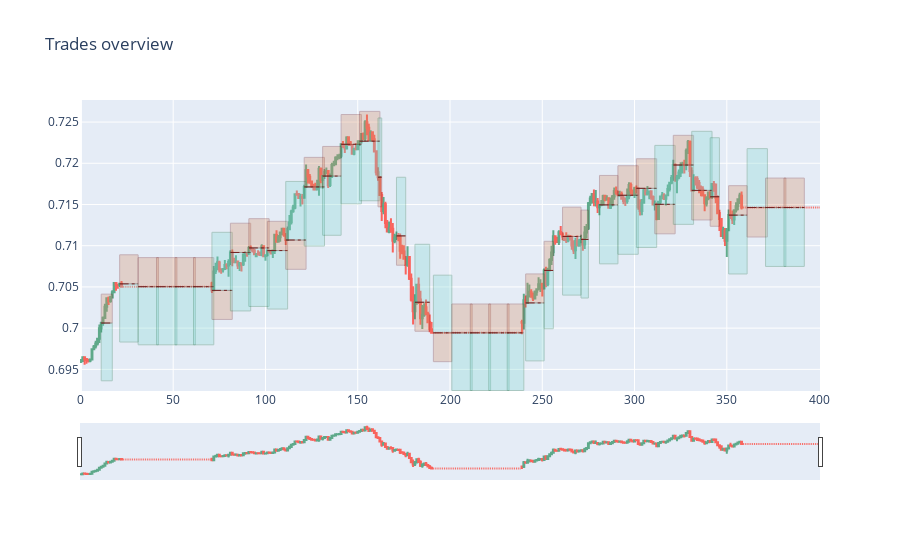

Notebook code cell kept with this figure:
### Code cell
import tensorflow as tf

def normalize(inp):
    A = [i*i for i in inp]
    v = (sum(A))**(0.5)
    A = [i / v for i in inp]
    return A
nn=BACKTEST()
nn.data=np.array(pd.read_csv('/content/drive/MyDrive/seminar_data/AUD_CHF.csv',usecols=[1,2,3,4]))
nn.tick()



nn.leverage=500
nn.break_index=10
for j in range(0,40):
    gathered_data=[]
    look=[]
    for i in range(0,10):
        gathered_data.append(nn.ohlc[3])
        nn.tick()


    normalized_data = normalize(gathered_data)
    prediction_data=[normalized_data,normalized_data]

    A = [i * i for i in gathered_data]  # denormalization of data
    deNorm = (sum(A)) ** (0.5)  # denormalization of data

    pred = tf.keras.models.load_model('/content/drive/MyDrive/seminar_data/mean_direction')
    prediction=np.array(pred(np.array(prediction_data[0:1])))[0][0]*deNorm


    richt_preis=nn.ohlc[3]

    risk=0.01

    if richt_preis< prediction:
        tp = richt_preis * (1 + risk)
        sl = richt_preis * (1 - risk/2)
        nn.MakeOrder('BUY',tp,sl)
    elif richt_preis>prediction:
        tp = richt_preis * (1 - risk)
        sl = richt_preis * (1 + risk/2)
        nn.MakeOrder('SELL',tp,sl)

nn.draw_data=pd.read_csv('/content/drive/MyDrive/seminar_data/AUD_CHF.csv',usecols=[1,2,3,4])
nn.visualize()

### Figure 1 — Plotly figure (JSON) as saved in the notebook; plotly's stock layout.template omitted (floating-point values rounded to 4 significant figures; data arrays with more than 128 entries replaced by an {"elided": "..."} marker saying what was removed)
{"data": [{"close": {"elided": "401 float values"}, "high": {"elided": "401 float values"}, "low": {"elided": "401 float values"}, "name": "price", "opacity": 0.8, "open": {"elided": "401 float values"}, "type": "candlestick"}], "layout": {"shapes": [{"fillcolor": "#80D9D3", "line": {"color": "#22754B", "width": 1}, "opacity": 0.3, "type": "rect", "x0": 11, "x1": 17, "xref": "x", "y0": 0.7006, "y1": 0.6936, "yref": "y"}, {"fillcolor": "#D78E65", "line": {"color": "#752222", "width": 1}, "opacity": 0.3, "type": "rect", "x0": 11, "x1": 17, "xref": "x", "y0": 0.7006, "y1": 0.7041, "yref": "y"}, {"line": {"color": "#752222", "dash": "dashdot", "width": 1}, "type": "line", "x0": 11, "x1": 17, "xref": "x", "y0": 0.7006, "y1": 0.7006, "yref": "y"}, {"fillcolor": "#80D9D3", "line": {"color": "#22754B", "width": 1}, "opacity": 0.3, "type": "rect", "x0": 21, "x1": 31, "xref": "x", "y0": 0.7054, "y1": 0.6983, "yref": "y"}, {"fillcolor": "#D78E65", "line": {"color": "#752222", "width": 1}, "opacity": 0.3, "type": "rect", "x0": 21, "x1": 31, "xref": "x", "y0": 0.7054, "y1": 0.7089, "yref": "y"}, {"line": {"color": "#752222", "dash": "dashdot", "width": 1}, "type": "line", "x0": 21, "x1": 31, "xref": "x", "y0": 0.7054, "y1": 0.7054, "yref": "y"}, {"fillcolor": "#80D9D3", "line": {"color": "#22754B", "width": 1}, "opacity": 0.3, "type": "rect", "x0": 31, "x1": 42, "xref": "x", "y0": 0.705, "y1": 0.698, "yref": "y"}, {"fillcolor": "#D78E65", "line": {"color": "#752222", "width": 1}, "opacity": 0.3, "type": "rect", "x0": 31, "x1": 42, "xref": "x", "y0": 0.705, "y1": 0.7086, "yref": "y"}, {"line": {"color": "#752222", "dash": "dashdot", "width": 1}, "type": "line", "x0": 31, "x1": 42, "xref": "x", "y0": 0.705, "y1": 0.705, "yref": "y"}, {"fillcolor": "#80D9D3", "line": {"color": "#22754B", "width": 1}, "opacity": 0.3, "type": "rect", "x0": 41, "x1": 52, "xref": "x", "y0": 0.705, "y1": 0.698, "yref": "y"}, {"fillcolor": "#D78E65", "line": {"color": "#752222", "width": 1}, "opacity": 0.3, "type": "rect", "x0": 41, "x1": 52, "xref": "x", "y0": 0.705, "y1": 0.7086, "yref": "y"}, {"line": {"color": "#752222", "dash": "dashdot", "width": 1}, "type": "line", "x0": 41, "x1": 52, "xref": "x", "y0": 0.705, "y1": 0.705, "yref": "y"}, {"fillcolor": "#80D9D3", "line": {"color": "#22754B", "width": 1}, "opacity": 0.3, "type": "rect", "x0": 51, "x1": 62, "xref": "x", "y0": 0.705, "y1": 0.698, "yref": "y"}, {"fillcolor": "#D78E65", "line": {"color": "#752222", "width": 1}, "opacity": 0.3, "type": "rect", "x0": 51, "x1": 62, "xref": "x", "y0": 0.705, "y1": 0.7086, "yref": "y"}, {"line": {"color": "#752222", "dash": "dashdot", "width": 1}, "type": "line", "x0": 51, "x1": 62, "xref": "x", "y0": 0.705, "y1": 0.705, "yref": "y"}, {"fillcolor": "#80D9D3", "line": {"color": "#22754B", "width": 1}, "opacity": 0.3, "type": "rect", "x0": 61, "x1": 72, "xref": "x", "y0": 0.705, "y1": 0.698, "yref": "y"}, {"fillcolor": "#D78E65", "line": {"color": "#752222", "width": 1}, "opacity": 0.3, "type": "rect", "x0": 61, "x1": 72, "xref": "x", "y0": 0.705, "y1": 0.7086, "yref": "y"}, {"line": {"color": "#752222", "dash": "dashdot", "width": 1}, "type": "line", "x0": 61, "x1": 72, "xref": "x", "y0": 0.705, "y1": 0.705, "yref": "y"}, {"fillcolor": "#80D9D3", "line": {"color": "#22754B", "width": 1}, "opacity": 0.3, "type": "rect", "x0": 71, "x1": 82, "xref": "x", "y0": 0.7116, "y1": 0.7046, "yref": "y"}, {"fillcolor": "#D78E65", "line": {"color": "#752222", "width": 1}, "opacity": 0.3, "type": "rect", "x0": 71, "x1": 82, "xref": "x", "y0": 0.7011, "y1": 0.7046, "yref": "y"}, {"line": {"color": "#752222", "dash": "dashdot", "width": 1}, "type": "line", "x0": 71, "x1": 82, "xref": "x", "y0": 0.7046, "y1": 0.7046, "yref": "y"}, {"fillcolor": "#80D9D3", "line": {"color": "#22754B", "width": 1}, "opacity": 0.3, "type": "rect", "x0": 81, "x1": 92, "xref": "x", "y0": 0.7092, "y1": 0.7021, "yref": "y"}, {"fillcolor": "#D78E65", "line": {"color": "#752222", "width": 1}, "opacity": 0.3, "type": "rect", "x0": 81, "x1": 92, "xref": "x", "y0": 0.7092, "y1": 0.7127, "yref": "y"}, {"line": {"color": "#752222", "dash": "dashdot", "width": 1}, "type": "line", "x0": 81, "x1": 92, "xref": "x", "y0": 0.7092, "y1": 0.7092, "yref": "y"}, {"fillcolor": "#80D9D3", "line": {"color": "#22754B", "width": 1}, "opacity": 0.3, "type": "rect", "x0": 91, "x1": 102, "xref": "x", "y0": 0.7097, "y1": 0.7026, "yref": "y"}, {"fillcolor": "#D78E65", "line": {"color": "#752222", "width": 1}, "opacity": 0.3, "type": "rect", "x0": 91, "x1": 102, "xref": "x", "y0": 0.7097, "y1": 0.7133, "yref": "y"}, {"line": {"color": "#752222", "dash": "dashdot", "width": 1}, "type": "line", "x0": 91, "x1": 102, "xref": "x", "y0": 0.7097, "y1": 0.7097, "yref": "y"}, {"fillcolor": "#80D9D3", "line": {"color": "#22754B", "width": 1}, "opacity": 0.3, "type": "rect", "x0": 101, "x1": 112, "xref": "x", "y0": 0.7094, "y1": 0.7023, "yref": "y"}, {"fillcolor": "#D78E65", "line": {"color": "#752222", "width": 1}, "opacity": 0.3, "type": "rect", "x0": 101, "x1": 112, "xref": "x", "y0": 0.7094, "y1": 0.713, "yref": "y"}, {"line": {"color": "#752222", "dash": "dashdot", "width": 1}, "type": "line", "x0": 101, "x1": 112, "xref": "x", "y0": 0.7094, "y1": 0.7094, "yref": "y"}, {"fillcolor": "#80D9D3", "line": {"color": "#22754B", "width": 1}, "opacity": 0.3, "type": "rect", "x0": 111, "x1": 122, "xref": "x", "y0": 0.7178, "y1": 0.7107, "yref": "y"}, {"fillcolor": "#D78E65", "line": {"color": "#752222", "width": 1}, "opacity": 0.3, "type": "rect", "x0": 111, "x1": 122, "xref": "x", "y0": 0.7071, "y1": 0.7107, "yref": "y"}, {"line": {"color": "#752222", "dash": "dashdot", "width": 1}, "type": "line", "x0": 111, "x1": 122, "xref": "x", "y0": 0.7107, "y1": 0.7107, "yref": "y"}, {"fillcolor": "#80D9D3", "line": {"color": "#22754B", "width": 1}, "opacity": 0.3, "type": "rect", "x0": 121, "x1": 132, "xref": "x", "y0": 0.7171, "y1": 0.71, "yref": "y"}, {"fillcolor": "#D78E65", "line": {"color": "#752222", "width": 1}, "opacity": 0.3, "type": "rect", "x0": 121, "x1": 132, "xref": "x", "y0": 0.7171, "y1": 0.7207, "yref": "y"}, {"line": {"color": "#752222", "dash": "dashdot", "width": 1}, "type": "line", "x0": 121, "x1": 132, "xref": "x", "y0": 0.7171, "y1": 0.7171, "yref": "y"}, {"fillcolor": "#80D9D3", "line": {"color": "#22754B", "width": 1}, "opacity": 0.3, "type": "rect", "x0": 131, "x1": 141, "xref": "x", "y0": 0.7185, "y1": 0.7113, "yref": "y"}, {"fillcolor": "#D78E65", "line": {"color": "#752222", "width": 1}, "opacity": 0.3, "type": "rect", "x0": 131, "x1": 141, "xref": "x", "y0": 0.7185, "y1": 0.722, "yref": "y"}, {"line": {"color": "#752222", "dash": "dashdot", "width": 1}, "type": "line", "x0": 131, "x1": 141, "xref": "x", "y0": 0.7185, "y1": 0.7185, "yref": "y"}, {"fillcolor": "#80D9D3", "line": {"color": "#22754B", "width": 1}, "opacity": 0.3, "type": "rect", "x0": 141, "x1": 152, "xref": "x", "y0": 0.7223, "y1": 0.7151, "yref": "y"}, {"fillcolor": "#D78E65", "line": {"color": "#752222", "width": 1}, "opacity": 0.3, "type": "rect", "x0": 141, "x1": 152, "xref": "x", "y0": 0.7223, "y1": 0.7259, "yref": "y"}, {"line": {"color": "#752222", "dash": "dashdot", "width": 1}, "type": "line", "x0": 141, "x1": 152, "xref": "x", "y0": 0.7223, "y1": 0.7223, "yref": "y"}, {"fillcolor": "#80D9D3", "line": {"color": "#22754B", "width": 1}, "opacity": 0.3, "type": "rect", "x0": 151, "x1": 162, "xref": "x", "y0": 0.7227, "y1": 0.7155, "yref": "y"}, {"fillcolor": "#D78E65", "line": {"color": "#752222", "width": 1}, "opacity": 0.3, "type": "rect", "x0": 151, "x1": 162, "xref": "x", "y0": 0.7227, "y1": 0.7263, "yref": "y"}, {"line": {"color": "#752222", "dash": "dashdot", "width": 1}, "type": "line", "x0": 151, "x1": 162, "xref": "x", "y0": 0.7227, "y1": 0.7227, "yref": "y"}, {"fillcolor": "#80D9D3", "line": {"color": "#22754B", "width": 1}, "opacity": 0.3, "type": "rect", "x0": 161, "x1": 163, "xref": "x", "y0": 0.7255, "y1": 0.7183, "yref": "y"}, {"fillcolor": "#D78E65", "line": {"color": "#752222", "width": 1}, "opacity": 0.3, "type": "rect", "x0": 161, "x1": 163, "xref": "x", "y0": 0.7147, "y1": 0.7183, "yref": "y"}, {"line": {"color": "#752222", "dash": "dashdot", "width": 1}, "type": "line", "x0": 161, "x1": 163, "xref": "x", "y0": 0.7183, "y1": 0.7183, "yref": "y"}, {"fillcolor": "#80D9D3", "line": {"color": "#22754B", "width": 1}, "opacity": 0.3, "type": "rect", "x0": 171, "x1": 176, "xref": "x", "y0": 0.7183, "y1": 0.7112, "yref": "y"}, {"fillcolor": "#D78E65", "line": {"color": "#752222", "width": 1}, "opacity": 0.3, "type": "rect", "x0": 171, "x1": 176, "xref": "x", "y0": 0.7076, "y1": 0.7112, "yref": "y"}, {"line": {"color": "#752222", "dash": "dashdot", "width": 1}, "type": "line", "x0": 171, "x1": 176, "xref": "x", "y0": 0.7112, "y1": 0.7112, "yref": "y"}, {"fillcolor": "#80D9D3", "line": {"color": "#22754B", "width": 1}, "opacity": 0.3, "type": "rect", "x0": 181, "x1": 189, "xref": "x", "y0": 0.7102, "y1": 0.7031, "yref": "y"}, {"fillcolor": "#D78E65", "line": {"color": "#752222", "width": 1}, "opacity": 0.3, "type": "rect", "x0": 181, "x1": 189, "xref": "x", "y0": 0.6996, "y1": 0.7031, "yref": "y"}, {"line": {"color": "#752222", "dash": "dashdot", "width": 1}, "type": "line", "x0": 181, "x1": 189, "xref": "x", "y0": 0.7031, "y1": 0.7031, "yref": "y"}, {"fillcolor": "#80D9D3", "line": {"color": "#22754B", "width": 1}, "opacity": 0.3, "type": "rect", "x0": 191, "x1": 201, "xref": "x", "y0": 0.7064, "y1": 0.6994, "yref": "y"}, {"fillcolor": "#D78E65", "line": {"color": "#752222", "width": 1}, "opacity": 0.3, "type": "rect", "x0": 191, "x1": 201, "xref": "x", "y0": 0.6959, "y1": 0.6994, "yref": "y"}, {"line": {"color": "#752222", "dash": "dashdot", "width": 1}, "type": "line", "x0": 191, "x1": 201, "xref": "x", "y0": 0.6994, "y1": 0.6994, "yref": "y"}, {"fillcolor": "#80D9D3", "line": {"color": "#22754B", "width": 1}, "opacity": 0.3, "type": "rect", "x0": 201, "x1": 212, "xref": "x", "y0": 0.6994, "y1": 0.6924, "yref": "y"}, {"fillcolor": "#D78E65", "line": {"color": "#752222", "width": 1}, "opacity": 0.3, "type": "rect", "x0": 201, "x1": 212, "xref": "x", "y0": 0.6994, "y1": 0.7029, "yref": "y"}, {"line": {"color": "#752222", "dash": "dashdot", "width": 1}, "type": "line", "x0": 201, "x1": 212, "xref": "x", "y0": 0.6994, "y1": 0.6994, "yref": "y"}, {"fillcolor": "#80D9D3", "line": {"color": "#22754B", "width": 1}, "opacity": 0.3, "type": "rect", "x0": 211, "x1": 222, "xref": "x", "y0": 0.6994, "y1": 0.6924, "yref": "y"}, {"fillcolor": "#D78E65", "line": {"color": "#752222", "width": 1}, "opacity": 0.3, "type": "rect", "x0": 211, "x1": 222, "xref": "x", "y0": 0.6994, "y1": 0.7029, "yref": "y"}, {"line": {"color": "#752222", "dash": "dashdot", "width": 1}, "type": "line", "x0": 211, "x1": 222, "xref": "x", "y0": 0.6994, "y1": 0.6994, "yref": "y"}, {"fillcolor": "#80D9D3", "line": {"color": "#22754B", "width": 1}, "opacity": 0.3, "type": "rect", "x0": 221, "x1": 232, "xref": "x", "y0": 0.6994, "y1": 0.6924, "yref": "y"}, {"fillcolor": "#D78E65", "line": {"color": "#752222", "width": 1}, "opacity": 0.3, "type": "rect", "x0": 221, "x1": 232, "xref": "x", "y0": 0.6994, "y1": 0.7029, "yref": "y"}, {"line": {"color": "#752222", "dash": "dashdot", "width": 1}, "type": "line", "x0": 221, "x1": 232, "xref": "x", "y0": 0.6994, "y1": 0.6994, "yref": "y"}, {"fillcolor": "#80D9D3", "line": {"color": "#22754B", "width": 1}, "opacity": 0.3, "type": "rect", "x0": 231, "x1": 240, "xref": "x", "y0": 0.6994, "y1": 0.6924, "yref": "y"}, {"fillcolor": "#D78E65", "line": {"color": "#752222", "width": 1}, "opacity": 0.3, "type": "rect", "x0": 231, "x1": 240, "xref": "x", "y0": 0.6994, "y1": 0.7029, "yref": "y"}, {"line": {"color": "#752222", "dash": "dashdot", "width": 1}, "type": "line", "x0": 231, "x1": 240, "xref": "x", "y0": 0.6994, "y1": 0.6994, "yref": "y"}, {"fillcolor": "#80D9D3", "line": {"color": "#22754B", "width": 1}, "opacity": 0.3, "type": "rect", "x0": 241, "x1": 251, "xref": "x", "y0": 0.7031, "y1": 0.696, "yref": "y"}, {"fillcolor": "#D78E65", "line": {"color": "#752222", "width": 1}, "opacity": 0.3, "type": "rect", "x0": 241, "x1": 251, "xref": "x", "y0": 0.7031, "y1": 0.7066, "yref": "y"}, {"line": {"color": "#752222", "dash": "dashdot", "width": 1}, "type": "line", "x0": 241, "x1": 251, "xref": "x", "y0": 0.7031, "y1": 0.7031, "yref": "y"}, {"fillcolor": "#80D9D3", "line": {"color": "#22754B", "width": 1}, "opacity": 0.3, "type": "rect", "x0": 251, "x1": 256, "xref": "x", "y0": 0.707, "y1": 0.6999, "yref": "y"}, {"fillcolor": "#D78E65", "line": {"color": "#752222", "width": 1}, "opacity": 0.3, "type": "rect", "x0": 251, "x1": 256, "xref": "x", "y0": 0.707, "y1": 0.7105, "yref": "y"}, {"line": {"color": "#752222", "dash": "dashdot", "width": 1}, "type": "line", "x0": 251, "x1": 256, "xref": "x", "y0": 0.707, "y1": 0.707, "yref": "y"}, {"fillcolor": "#80D9D3", "line": {"color": "#22754B", "width": 1}, "opacity": 0.3, "type": "rect", "x0": 261, "x1": 271, "xref": "x", "y0": 0.7111, "y1": 0.704, "yref": "y"}, {"fillcolor": "#D78E65", "line": {"color": "#752222", "width": 1}, "opacity": 0.3, "type": "rect", "x0": 261, "x1": 271, "xref": "x", "y0": 0.7111, "y1": 0.7147, "yref": "y"}, {"line": {"color": "#752222", "dash": "dashdot", "width": 1}, "type": "line", "x0": 261, "x1": 271, "xref": "x", "y0": 0.7111, "y1": 0.7111, "yref": "y"}, {"fillcolor": "#80D9D3", "line": {"color": "#22754B", "width": 1}, "opacity": 0.3, "type": "rect", "x0": 271, "x1": 275, "xref": "x", "y0": 0.7108, "y1": 0.7037, "yref": "y"}, {"fillcolor": "#D78E65", "line": {"color": "#752222", "width": 1}, "opacity": 0.3, "type": "rect", "x0": 271, "x1": 275, "xref": "x", "y0": 0.7108, "y1": 0.7143, "yref": "y"}, {"line": {"color": "#752222", "dash": "dashdot", "width": 1}, "type": "line", "x0": 271, "x1": 275, "xref": "x", "y0": 0.7108, "y1": 0.7108, "yref": "y"}, {"fillcolor": "#80D9D3", "line": {"color": "#22754B", "width": 1}, "opacity": 0.3, "type": "rect", "x0": 281, "x1": 291, "xref": "x", "y0": 0.7149, "y1": 0.7078, "yref": "y"}, {"fillcolor": "#D78E65", "line": {"color": "#752222", "width": 1}, "opacity": 0.3, "type": "rect", "x0": 281, "x1": 291, "xref": "x", "y0": 0.7149, "y1": 0.7185, "yref": "y"}, {"line": {"color": "#752222", "dash": "dashdot", "width": 1}, "type": "line", "x0": 281, "x1": 291, "xref": "x", "y0": 0.7149, "y1": 0.7149, "yref": "y"}, {"fillcolor": "#80D9D3", "line": {"color": "#22754B", "width": 1}, "opacity": 0.3, "type": "rect", "x0": 291, "x1": 302, "xref": "x", "y0": 0.7161, "y1": 0.709, "yref": "y"}, {"fillcolor": "#D78E65", "line": {"color": "#752222", "width": 1}, "opacity": 0.3, "type": "rect", "x0": 291, "x1": 302, "xref": "x", "y0": 0.7161, "y1": 0.7197, "yref": "y"}, {"line": {"color": "#752222", "dash": "dashdot", "width": 1}, "type": "line", "x0": 291, "x1": 302, "xref": "x", "y0": 0.7161, "y1": 0.7161, "yref": "y"}, {"fillcolor": "#80D9D3", "line": {"color": "#22754B", "width": 1}, "opacity": 0.3, "type": "rect", "x0": 301, "x1": 312, "xref": "x", "y0": 0.717, "y1": 0.7098, "yref": "y"}, {"fillcolor": "#D78E65", "line": {"color": "#752222", "width": 1}, "opacity": 0.3, "type": "rect", "x0": 301, "x1": 312, "xref": "x", "y0": 0.717, "y1": 0.7205, "yref": "y"}, {"line": {"color": "#752222", "dash": "dashdot", "width": 1}, "type": "line", "x0": 301, "x1": 312, "xref": "x", "y0": 0.717, "y1": 0.717, "yref": "y"}, {"fillcolor": "#80D9D3", "line": {"color": "#22754B", "width": 1}, "opacity": 0.3, "type": "rect", "x0": 311, "x1": 322, "xref": "x", "y0": 0.7222, "y1": 0.715, "yref": "y"}, {"fillcolor": "#D78E65", "line": {"color": "#752222", "width": 1}, "opacity": 0.3, "type": "rect", "x0": 311, "x1": 322, "xref": "x", "y0": 0.7114, "y1": 0.715, "yref": "y"}, {"line": {"color": "#752222", "dash": "dashdot", "width": 1}, "type": "line", "x0": 311, "x1": 322, "xref": "x", "y0": 0.715, "y1": 0.715, "yref": "y"}, {"fillcolor": "#80D9D3", "line": {"color": "#22754B", "width": 1}, "opacity": 0.3, "type": "rect", "x0": 321, "x1": 332, "xref": "x", "y0": 0.7198, "y1": 0.7126, "yref": "y"}, {"fillcolor": "#D78E65", "line": {"color": "#752222", "width": 1}, "opacity": 0.3, "type": "rect", "x0": 321, "x1": 332, "xref": "x", "y0": 0.7198, "y1": 0.7234, "yref": "y"}, {"line": {"color": "#752222", "dash": "dashdot", "width": 1}, "type": "line", "x0": 321, "x1": 332, "xref": "x", "y0": 0.7198, "y1": 0.7198, "yref": "y"}, {"fillcolor": "#80D9D3", "line": {"color": "#22754B", "width": 1}, "opacity": 0.3, "type": "rect", "x0": 331, "x1": 342, "xref": "x", "y0": 0.7239, "y1": 0.7167, "yref": "y"}, {"fillcolor": "#D78E65", "line": {"color": "#752222", "width": 1}, "opacity": 0.3, "type": "rect", "x0": 331, "x1": 342, "xref": "x", "y0": 0.7131, "y1": 0.7167, "yref": "y"}, {"line": {"color": "#752222", "dash": "dashdot", "width": 1}, "type": "line", "x0": 331, "x1": 342, "xref": "x", "y0": 0.7167, "y1": 0.7167, "yref": "y"}, {"fillcolor": "#80D9D3", "line": {"color": "#22754B", "width": 1}, "opacity": 0.3, "type": "rect", "x0": 341, "x1": 346, "xref": "x", "y0": 0.7231, "y1": 0.7159, "yref": "y"}, {"fillcolor": "#D78E65", "line": {"color": "#752222", "width": 1}, "opacity": 0.3, "type": "rect", "x0": 341, "x1": 346, "xref": "x", "y0": 0.7124, "y1": 0.7159, "yref": "y"}, {"line": {"color": "#752222", "dash": "dashdot", "width": 1}, "type": "line", "x0": 341, "x1": 346, "xref": "x", "y0": 0.7159, "y1": 0.7159, "yref": "y"}, {"fillcolor": "#80D9D3", "line": {"color": "#22754B", "width": 1}, "opacity": 0.3, "type": "rect", "x0": 351, "x1": 361, "xref": "x", "y0": 0.7137, "y1": 0.7066, "yref": "y"}, {"fillcolor": "#D78E65", "line": {"color": "#752222", "width": 1}, "opacity": 0.3, "type": "rect", "x0": 351, "x1": 361, "xref": "x", "y0": 0.7137, "y1": 0.7173, "yref": "y"}, {"line": {"color": "#752222", "dash": "dashdot", "width": 1}, "type": "line", "x0": 351, "x1": 361, "xref": "x", "y0": 0.7137, "y1": 0.7137, "yref": "y"}, {"fillcolor": "#80D9D3", "line": {"color": "#22754B", "width": 1}, "opacity": 0.3, "type": "rect", "x0": 361, "x1": 372, "xref": "x", "y0": 0.7218, "y1": 0.7146, "yref": "y"}, {"fillcolor": "#D78E65", "line": {"color": "#752222", "width": 1}, "opacity": 0.3, "type": "rect", "x0": 361, "x1": 372, "xref": "x", "y0": 0.7111, "y1": 0.7146, "yref": "y"}, {"line": {"color": "#752222", "dash": "dashdot", "width": 1}, "type": "line", "x0": 361, "x1": 372, "xref": "x", "y0": 0.7146, "y1": 0.7146, "yref": "y"}, {"fillcolor": "#80D9D3", "line": {"color": "#22754B", "width": 1}, "opacity": 0.3, "type": "rect", "x0": 371, "x1": 382, "xref": "x", "y0": 0.7146, "y1": 0.7075, "yref": "y"}, {"fillcolor": "#D78E65", "line": {"color": "#752222", "width": 1}, "opacity": 0.3, "type": "rect", "x0": 371, "x1": 382, "xref": "x", "y0": 0.7146, "y1": 0.7182, "yref": "y"}, {"line": {"color": "#752222", "dash": "dashdot", "width": 1}, "type": "line", "x0": 371, "x1": 382, "xref": "x", "y0": 0.7146, "y1": 0.7146, "yref": "y"}, {"fillcolor": "#80D9D3", "line": {"color": "#22754B", "width": 1}, "opacity": 0.3, "type": "rect", "x0": 381, "x1": 392, "xref": "x", "y0": 0.7146, "y1": 0.7075, "yref": "y"}, {"fillcolor": "#D78E65", "line": {"color": "#752222", "width": 1}, "opacity": 0.3, "type": "rect", "x0": 381, "x1": 392, "xref": "x", "y0": 0.7146, "y1": 0.7182, "yref": "y"}, {"line": {"color": "#752222", "dash": "dashdot", "width": 1}, "type": "line", "x0": 381, "x1": 392, "xref": "x", "y0": 0.7146, "y1": 0.7146, "yref": "y"}], "title": {"text": "Trades overview"}}}
